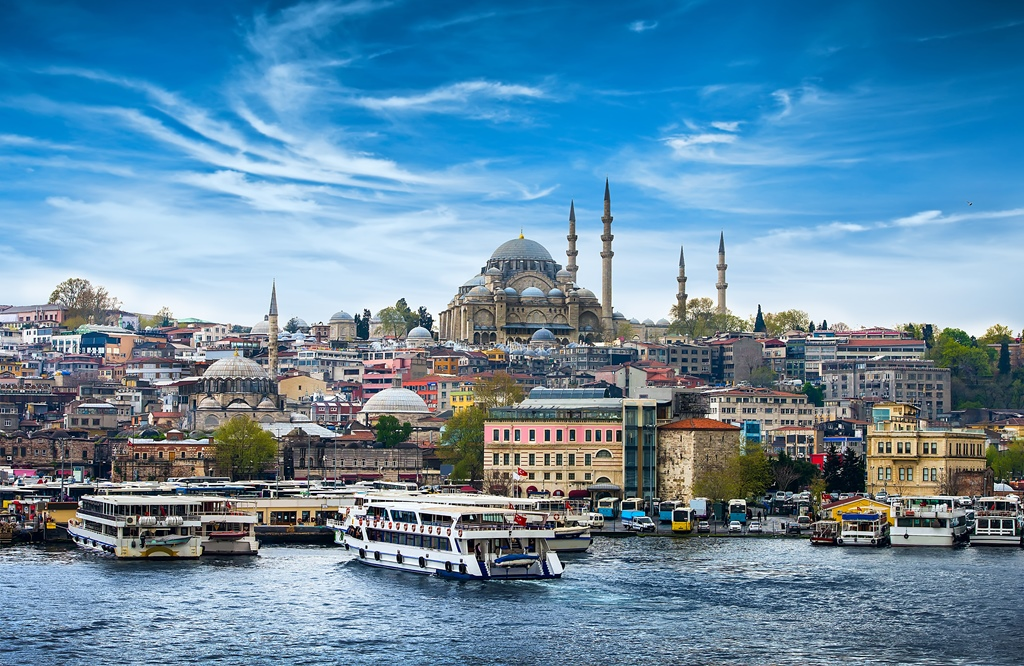
#> input picture Pictures/picture1.jpg, 1024 x 666 px
$ python RGB_Segmentation.py
#> lines starting #> are read from the running program, lines starting #| are printed output that depends on the picture; after the words box and inside, x2 and y2 are one past the last pixel; in counts of white or black regions, pixels touching at a corner belong together
import cv2
import numpy as np
import matplotlib.pyplot as plt

def rgb_segmentation(image, lower_bound, upper_bound):
    mask = cv2.inRange(image, lower_bound, upper_bound)
    segmented_image = cv2.bitwise_and(image, image, mask=mask)

    return segmented_image

img = cv2.imread('./Pictures/picture1.jpg')
#> img is the input picture: shape (666, 1024, 3); mean B, G, R 164.7, 139.3, 101.1
img = cv2.cvtColor(img, cv2.COLOR_BGR2RGB)

lower_bound = np.array([100, 50, 50])
upper_bound = np.array([140, 255, 255])

segmented_img = rgb_segmentation(img, lower_bound, upper_bound)
#> in rgb_segmentation, `mask = cv2.inRange(image, lower_bound, upper_bound)`:
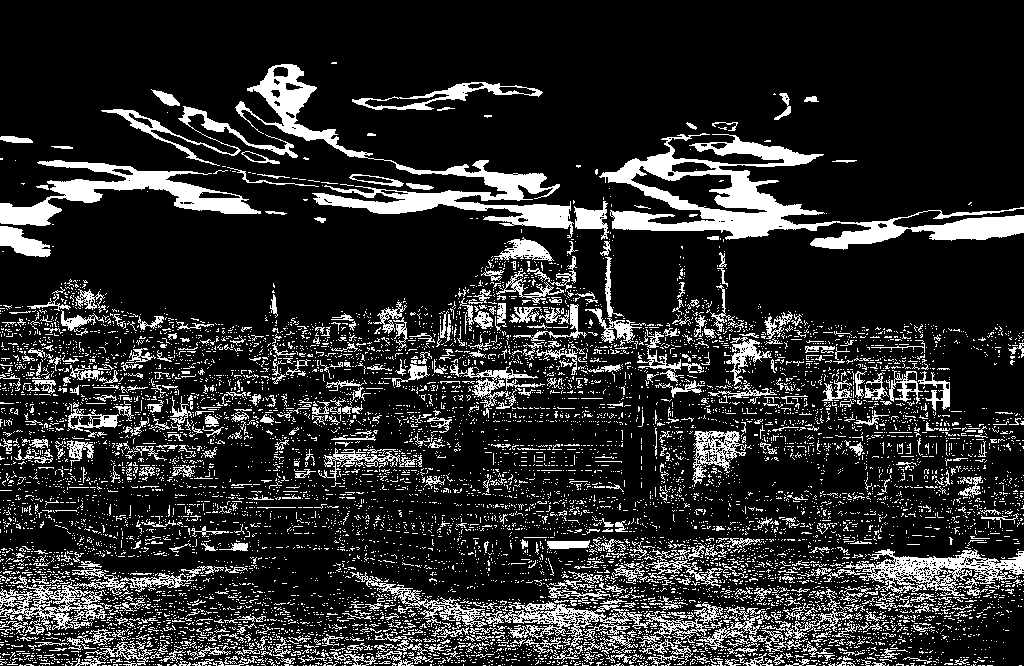
#> mask: shape (666, 1024); 16.8% white; 9450 white regions (8832 under 20 px), largest, box (x1, y1, x2, y2) and area: (599, 133, 1024, 250) 12669, (235, 64, 574, 238) 8761, (0, 160, 261, 226) 5225
#> in rgb_segmentation, `segmented_image = cv2.bitwise_and(image, image, mask=mask)`:
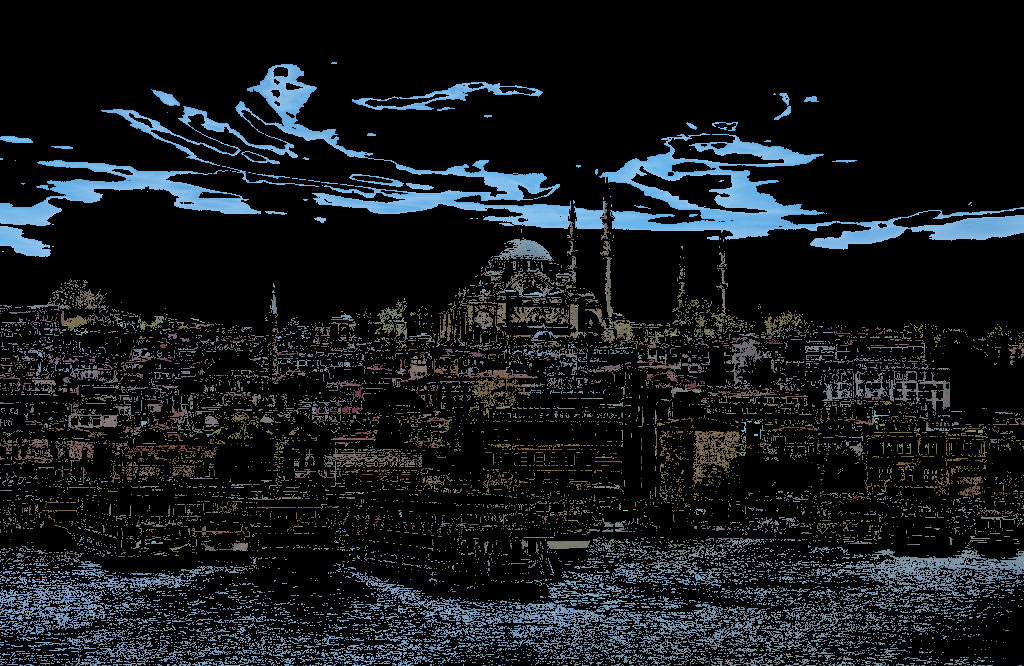
#> segmented_image: shape (666, 1024, 3); mean R, G, B 20.1, 24.2, 27.5

plt.figure(figsize=(12, 6))

plt.subplot(1, 2, 1)
plt.imshow(img)
plt.title('Orijinal Görüntü')

plt.subplot(1, 2, 2)
plt.imshow(segmented_img)
plt.title('RGB Bölütlenmiş Görüntü')

plt.show()
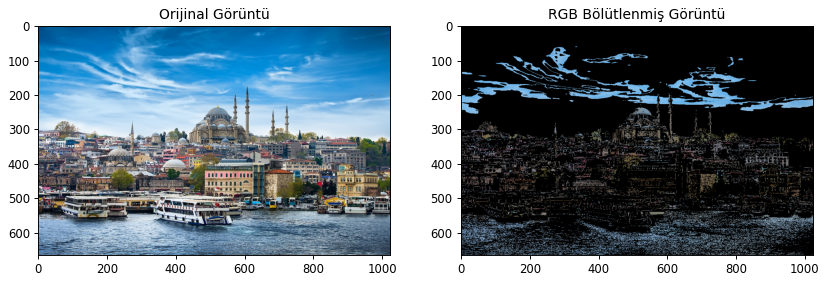
#> figure drawn by matplotlib, 2 panels

$ run again, with Pictures/picture2.jpg copied over Pictures/picture1.jpg
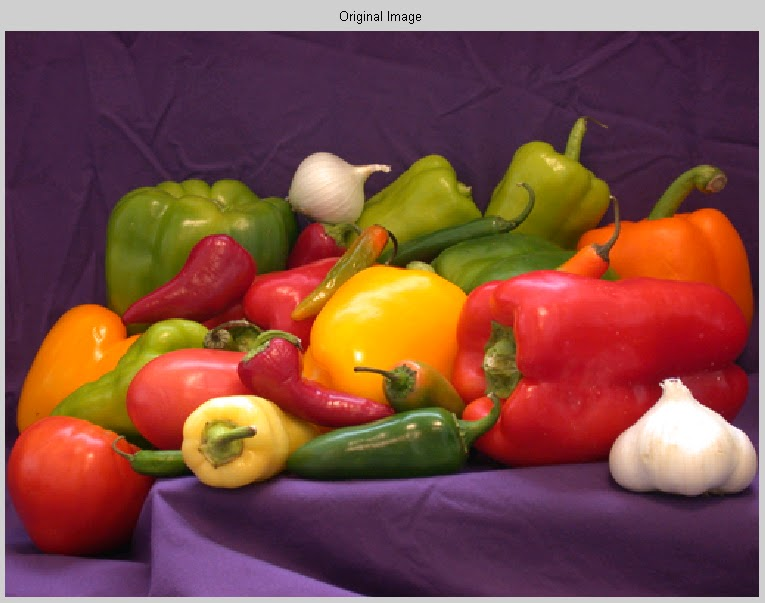
#> input picture Pictures/picture2.jpg, 765 x 603 px
#> img is the input picture: shape (603, 765, 3); mean B, G, R 67.1, 75.9, 126.7
#> in rgb_segmentation, `mask = cv2.inRange(image, lower_bound, upper_bound)`:
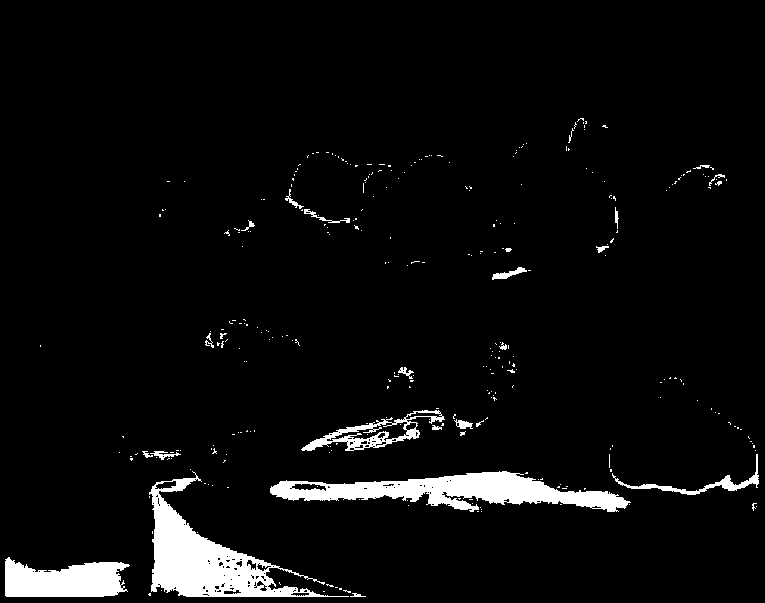
#> mask: shape (603, 765); 4.9% white; 313 white regions (287 under 20 px), largest, box (x1, y1, x2, y2) and area: (149, 471, 349, 597) 7503, (270, 471, 631, 512) 6937, (5, 557, 130, 597) 3678
#> `plt.show()`:
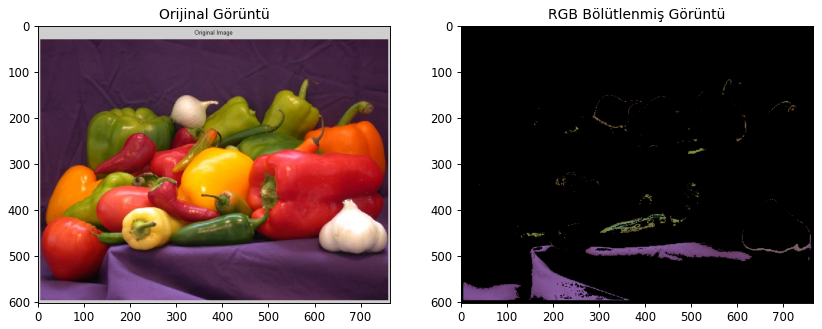
#> figure drawn by matplotlib, 2 panels

$ run again, with Pictures/picture3.jpg copied over Pictures/picture1.jpg
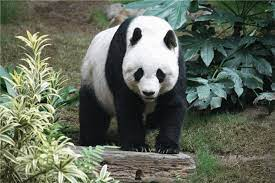
#> input picture Pictures/picture3.jpg, 275 x 183 px
#> img is the input picture: shape (183, 275, 3); mean B, G, R 90.1, 104.6, 97.2
#> in rgb_segmentation, `mask = cv2.inRange(image, lower_bound, upper_bound)`:
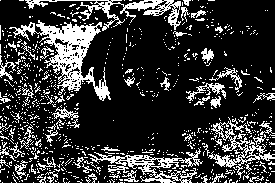
#> mask: shape (183, 275); 21.2% white in thin lines or dots
#> `plt.show()`:
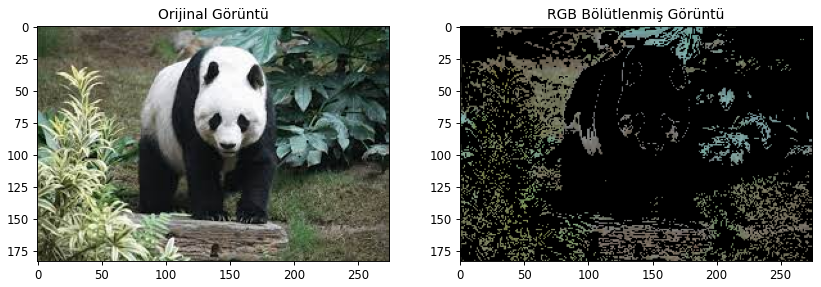
#> figure drawn by matplotlib, 2 panels
